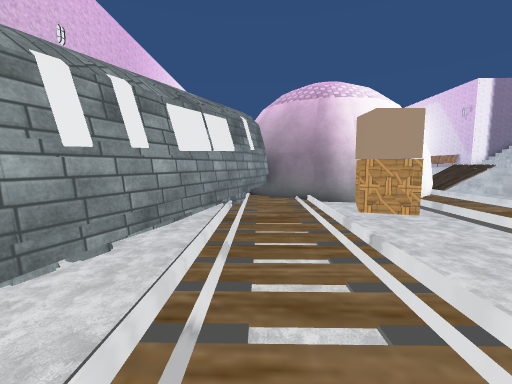
view 1 (above)

17 first-person views from a walk through a 3-D level made in the Unity game engine. The camera is 1.5 m above the floor, tilts 6° down and sees 90° across. The floor is counted in squares, 1 m on a side. Each view is taken from the middle of a square. On the plan, view 1 faces up. The plan holds only what a view shows up to about 13 squares ahead; the rest is blank. The place goes on beyond the plan. The player character is not drawn. Some surface patterns are stand-ins.

view 2
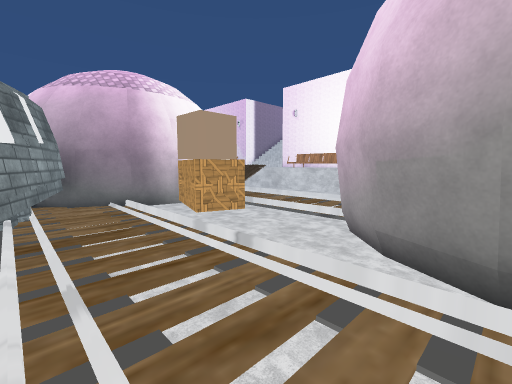

view 3
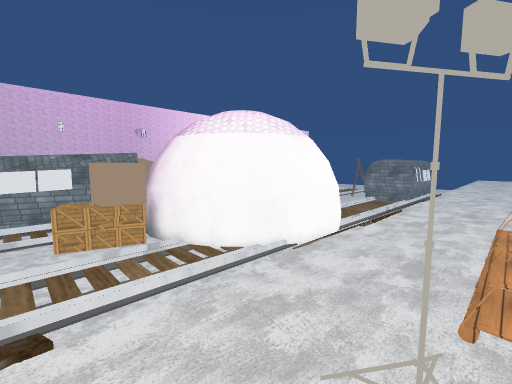

view 4
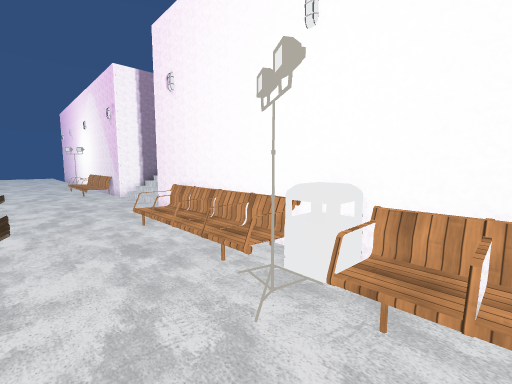

view 5
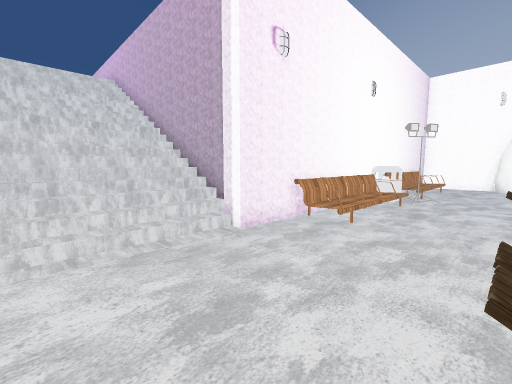

view 6
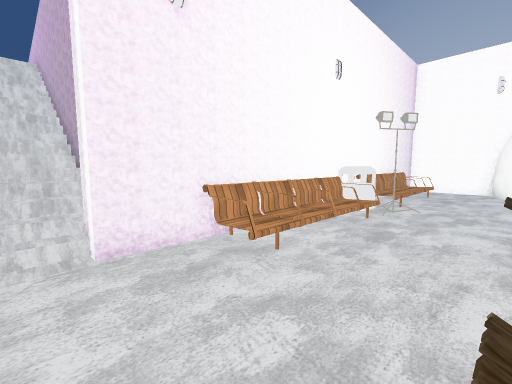

view 7
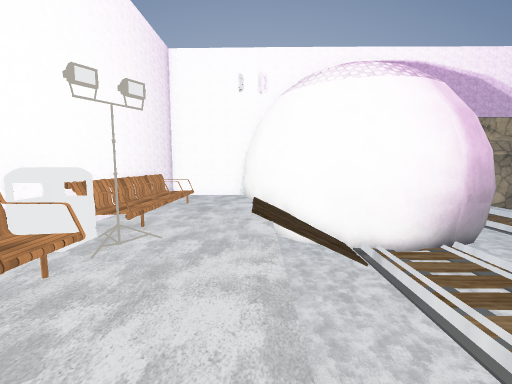

view 8
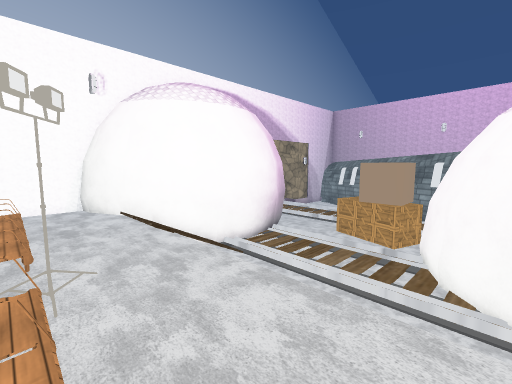

view 9
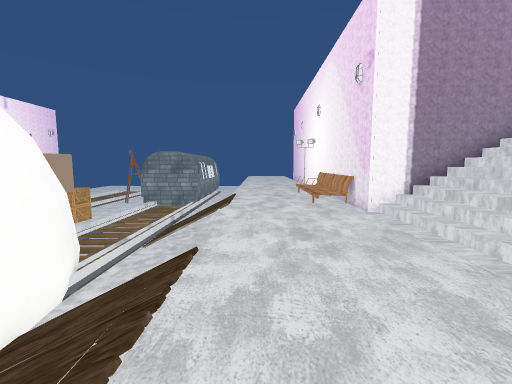

view 10
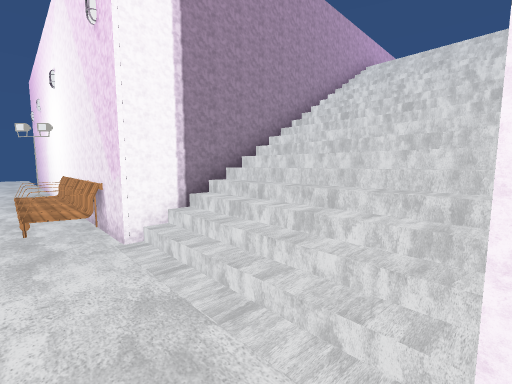

view 11
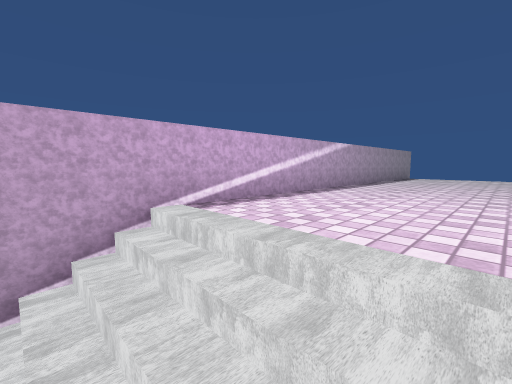

view 12
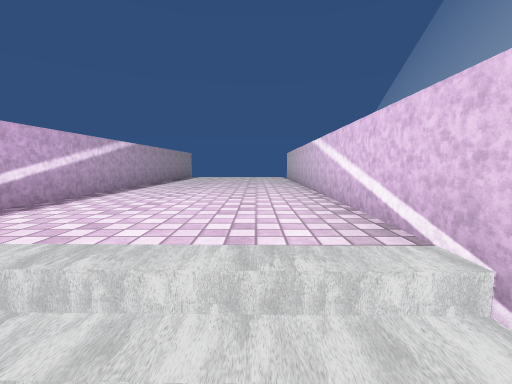

view 13
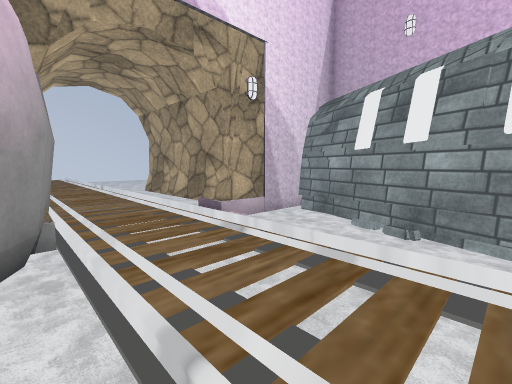

view 14
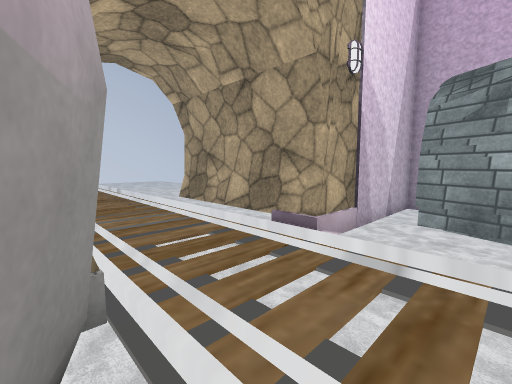

view 15
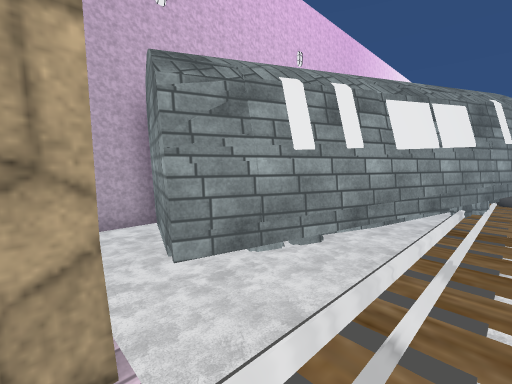

view 16
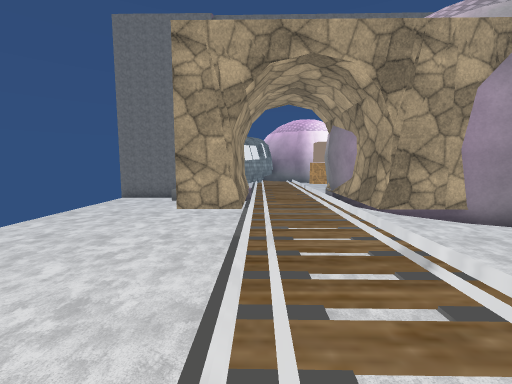

view 17
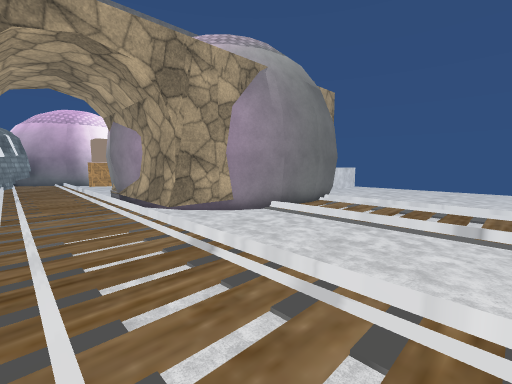

### Floor plan
Key: @ floor where view 1 was taken; # wall or solid block; . main floor; : floor 1.25 m higher than the main floor; + floor 1.5 m higher than the main floor; * floor 2.5 m higher than the main floor; % floor 7.25 m higher than the main floor; / step, stairs or slope; = window, fence, low wall or low ledge; v drop or lower ground; B box; E bench; I bin.
Columns run from 8 left of view 1 to 35 right of it. Each row starts with its distance up from view 1.
 21                      :::::##########========
 20                  #.. ::::://////////%%%%%%%%
 19                  ##. ::::://////////%%%%%%%%
 18                   #  ::::://////////%%%%%%%%
 17                   #BB/:::://////////%%%%%%%%
 16                   #B /::::#######///%%%%%%%%
 15                  ##  /::::#      ###  ======
 14                  #/  /::EE#
 13         #       ##. .:::/E#
 12         ###    ##.. .:::/E
 11         #.######...  :::/E
 10        ##./.BBB/.....:::/#
  9        #../.BB//.....:::*#
  8        #../BBB//.//..::/II
  7       ##../.B./../...:::+E
  6       #/../.../../////::/#
  5      ##/../...#####/ /::/#
  4      ##/../..##   ##//::+E
  3  ### #./../.##     ##:::+#
  2  #.###./../##       ##:::#
  1  #...../../#         #:::#
  0 v######/@.##         #####
 -1  ...  #=..##
 -2  .... #...##
 -3  .... #...=#
 -4  .... #=..=##
 -5  ....##/..####
 -6  ....../../..######
 -7   ...../../.......
 -8    ..../../.......  ..
 -9    ..../../.......  ...
-10     .../../.......  ....
-11        /../.......  .....
-12        / ./.......  .....

Positions as (right, up) in squares from view 1, and headings:
1: (0, 0), facing up
2: (-1, 1), facing up-right
3: (16, 6), facing up-left
4: (13, 6), facing up-right
5: (13, 20), facing down-right
6: (13, 17), facing down-right
7: (13, 13), facing down
8: (16, 13), facing down-left
9: (14, 13), facing up
10: (16, 16), facing up-right
11: (26, 17), facing up-right
12: (26, 17), facing right
13: (3, 6), facing down-left
14: (3, 3), facing down-left
15: (0, 0), facing up-left
16: (-1, -12), facing up
17: (-1, -12), facing up-right
